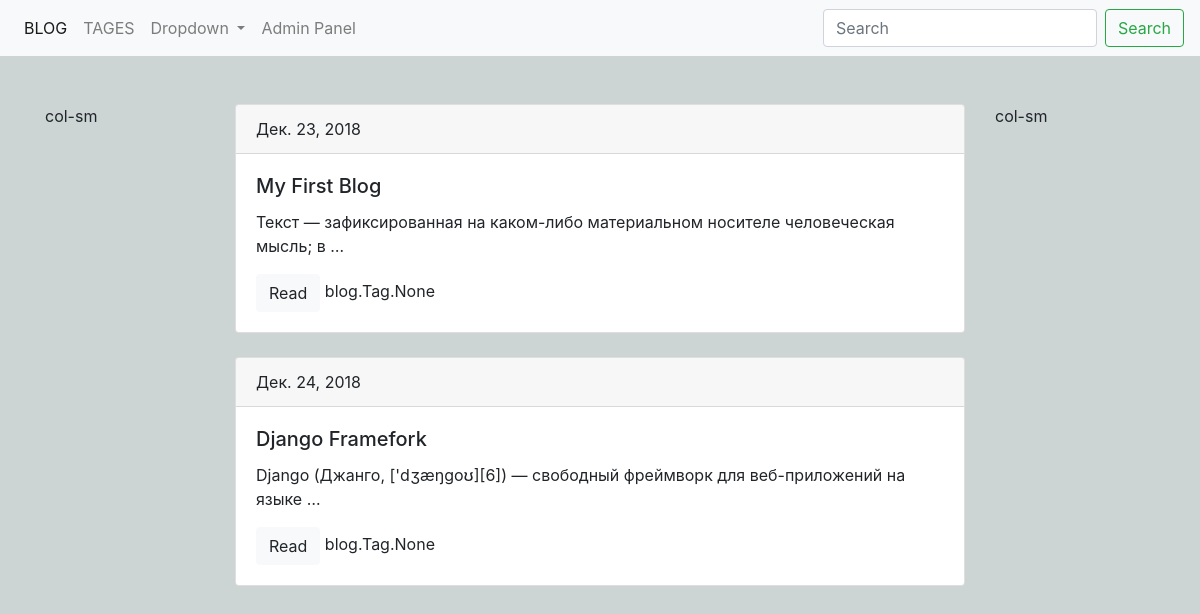
The page / on the database its author committed.
### blog/models.py (models this page shows, shortened)
class Post(models.Model):
    title = models.CharField(max_length = 200, db_index = True)
    slug = models.SlugField(max_length=150, unique = True)
    body = models.TextField(blank=True, db_index=True)
    date = models.DateField(auto_now_add=True)
    tag = models.ManyToManyField('Tag', blank=True, related_name='posts')
    def get_absolute_url(self):
        return reverse('post_datayl_url', kwargs={'slug':self.slug})

### blog/views.py (the view)
# urls.py: path('', posts_list, name='posts_list_url'),
def posts_list(request):
	title = "Posts list"
	posts  = Post.objects.all()
	return render(request, 'blog/index.html', context={'posts': posts, 'title': title})

### blog/templates/blog/index.html (shortened to what this page needs)
{% extends 'base.html' %}
{% block content %}
	{% for post in posts %}
		<div class="card mb-4">
		<div class="card-header">
			{{post.date}}
		</div>
		<div class="card-body">
			<h5 class="card-title">{{post.title}}</h5>
			<p class="card-text">{{post.body|truncatewords:10}}</p>
			<a href="{{ post.get_absolute_url }}" class="btn btn-light">Read</a>
			{{post.tag}}
		</div>
		</div>
	{% endfor %}
{% endblock content %}

### templates/base.html (shortened to what this page needs)
{% load static %}
<!DOCTYPE html>
<html lang="en">
<head>
	<link rel="stylesheet" href="https://stackpath.bootstrapcdn.com/bootstrap/4.2.1/css/bootstrap.min.css">
  <link rel="stylesheet" href="{% static "style.css" %}">
</head>
<body>
<nav class="navbar navbar-expand-lg navbar-light bg-light">
  <div class="collapse navbar-collapse" id="navbarSupportedContent">
    <ul class="navbar-nav mr-auto">
      <li class="nav-item active">
        <a class="nav-link" href="{% url 'posts_list_url' %}">BLOG</span></a>
      </li>
      <li class="nav-item">
        <a class="nav-link" href="{% url 'tags_list_url' %}">TAGES</a>
      </li>
      <li class="nav-item dropdown">
        <a class="nav-link dropdown-toggle" href="#" id="navbarDropdown" role="button" data-toggle="dropdown" aria-haspopup="true" aria-expanded="false">
          Dropdown
        </a>
      </li>
      <li class="nav-item">
        <a class="nav-link" href="/admin/">Admin Panel</a>
      </li>
    </ul>
    <form class="form-inline my-2 my-lg-0">
      <input class="form-control mr-sm-2" type="search" placeholder="Search" aria-label="Search">
      <button class="btn btn-outline-success my-2 my-sm-0" type="submit">Search</button>
    </form>
  </div>
</nav>
<div class="container mt-5">
  <div class="row">
    <div class="col-sm-2">col-sm</div>
    <div class="col-sm">
      {% block content %}
      {% endblock content %}
    </div>
  <div class="col-sm-2">col-sm</div>
  </div>
</div>
</body>
</html>

### static/style.css (style rules this page uses)
body { background-color: #ccd4d4; }

### rows shown on the page
Post: date "Дек. 23, 2018", title "My First Blog", body "Текст — зафиксированная на каком-либо материальном носителе человеческая мысль; в …", tag "blog.Tag.None"
Post: date "Дек. 24, 2018", title "Django Framefork", body "Django (Джанго, ['dʒæŋɡoʊ][6]) — свободный фреймворк для веб-приложений на языке …", tag "blog.Tag.None"
